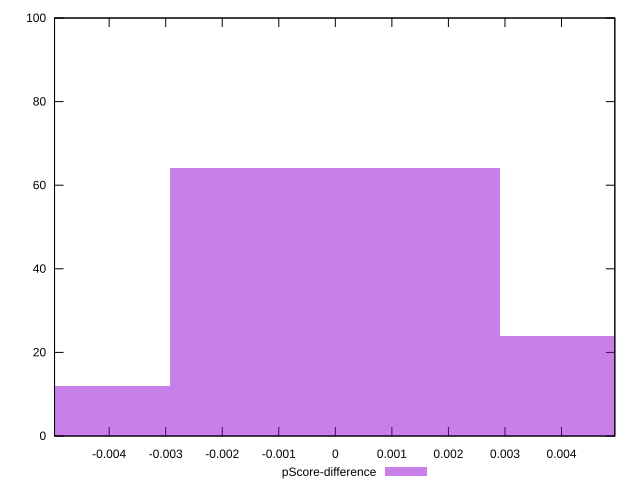

Recreate this plot in gnuplot.
reset

$pScoreDifference <<EOF
0.005837244385277061 24
0 64
-0.005837244385277061 12
EOF

set key outside below
set boxwidth 0.005837244385277061
set xrange [-0.004965964556569058:0.004942931923626603]
set yrange [0:100]
set trange [0:100]
set style fill transparent solid 0.5 noborder
set terminal svg size 640, 490 enhanced background rgb 'white'
set output "report_00009_2021-02-08T22-37-41.559Z/mainthread-work-breakdown/samples/pages/pScore-difference/histogram.svg"

plot $pScoreDifference title "pScore-difference" with boxes

reset
